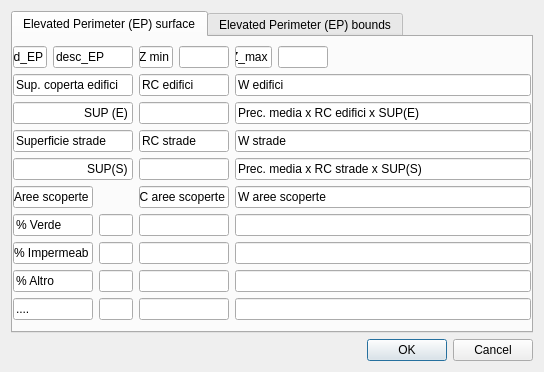
<?xml version="1.0" encoding="UTF-8"?>
<ui version="4.0">
 <class>Dialog</class>
 <widget class="QDialog" name="Dialog">
  <property name="geometry">
   <rect>
    <x>0</x>
    <y>0</y>
    <width>544</width>
    <height>360</height>
   </rect>
  </property>
  <property name="windowTitle">
   <string>Dialog</string>
  </property>
  <layout class="QVBoxLayout" name="verticalLayout_2">
   <item>
    <widget class="QTabWidget" name="tabWidget">
     <property name="currentIndex">
      <number>0</number>
     </property>
     <widget class="QWidget" name="tab">
      <attribute name="title">
       <string>Elevated Perimeter (EP) surface</string>
      </attribute>
      <layout class="QVBoxLayout" name="verticalLayout">
       <property name="leftMargin">
        <number>0</number>
       </property>
       <property name="topMargin">
        <number>9</number>
       </property>
       <property name="rightMargin">
        <number>0</number>
       </property>
       <item>
        <layout class="QGridLayout" name="gridLayout_3">
         <item row="0" column="4">
          <widget class="QLineEdit" name="lineEdit_17">
           <property name="sizePolicy">
            <sizepolicy hsizetype="Fixed" vsizetype="Fixed">
             <horstretch>0</horstretch>
             <verstretch>0</verstretch>
            </sizepolicy>
           </property>
           <property name="minimumSize">
            <size>
             <width>37</width>
             <height>0</height>
            </size>
           </property>
           <property name="maximumSize">
            <size>
             <width>37</width>
             <height>16777215</height>
            </size>
           </property>
           <property name="text">
            <string>Z_max</string>
           </property>
           <property name="alignment">
            <set>Qt::AlignCenter</set>
           </property>
           <property name="readOnly">
            <bool>true</bool>
           </property>
          </widget>
         </item>
         <item row="0" column="2">
          <widget class="QLineEdit" name="lineEdit_15">
           <property name="sizePolicy">
            <sizepolicy hsizetype="Fixed" vsizetype="Fixed">
             <horstretch>0</horstretch>
             <verstretch>0</verstretch>
            </sizepolicy>
           </property>
           <property name="minimumSize">
            <size>
             <width>34</width>
             <height>0</height>
            </size>
           </property>
           <property name="maximumSize">
            <size>
             <width>34</width>
             <height>16777215</height>
            </size>
           </property>
           <property name="autoFillBackground">
            <bool>true</bool>
           </property>
           <property name="text">
            <string>Z min</string>
           </property>
           <property name="alignment">
            <set>Qt::AlignCenter</set>
           </property>
           <property name="readOnly">
            <bool>true</bool>
           </property>
          </widget>
         </item>
         <item row="0" column="1">
          <widget class="QLineEdit" name="lineEdit_18">
           <property name="sizePolicy">
            <sizepolicy hsizetype="Fixed" vsizetype="Fixed">
             <horstretch>0</horstretch>
             <verstretch>0</verstretch>
            </sizepolicy>
           </property>
           <property name="minimumSize">
            <size>
             <width>80</width>
             <height>0</height>
            </size>
           </property>
           <property name="maximumSize">
            <size>
             <width>80</width>
             <height>16777215</height>
            </size>
           </property>
           <property name="text">
            <string>desc_EP</string>
           </property>
           <property name="readOnly">
            <bool>true</bool>
           </property>
          </widget>
         </item>
         <item row="0" column="5">
          <widget class="QLineEdit" name="lineEdit_16">
           <property name="sizePolicy">
            <sizepolicy hsizetype="Fixed" vsizetype="Fixed">
             <horstretch>0</horstretch>
             <verstretch>0</verstretch>
            </sizepolicy>
           </property>
           <property name="minimumSize">
            <size>
             <width>50</width>
             <height>0</height>
            </size>
           </property>
           <property name="maximumSize">
            <size>
             <width>50</width>
             <height>16777215</height>
            </size>
           </property>
          </widget>
         </item>
         <item row="0" column="3">
          <widget class="QLineEdit" name="lineEdit_14">
           <property name="sizePolicy">
            <sizepolicy hsizetype="Fixed" vsizetype="Fixed">
             <horstretch>0</horstretch>
             <verstretch>0</verstretch>
            </sizepolicy>
           </property>
           <property name="minimumSize">
            <size>
             <width>50</width>
             <height>0</height>
            </size>
           </property>
           <property name="maximumSize">
            <size>
             <width>50</width>
             <height>16777215</height>
            </size>
           </property>
          </widget>
         </item>
         <item row="0" column="0">
          <widget class="QLineEdit" name="ID_EP">
           <property name="sizePolicy">
            <sizepolicy hsizetype="Fixed" vsizetype="Fixed">
             <horstretch>0</horstretch>
             <verstretch>0</verstretch>
            </sizepolicy>
           </property>
           <property name="minimumSize">
            <size>
             <width>34</width>
             <height>0</height>
            </size>
           </property>
           <property name="maximumSize">
            <size>
             <width>34</width>
             <height>16777215</height>
            </size>
           </property>
           <property name="autoFillBackground">
            <bool>true</bool>
           </property>
           <property name="text">
            <string>id_EP</string>
           </property>
           <property name="readOnly">
            <bool>true</bool>
           </property>
          </widget>
         </item>
         <item row="0" column="6">
          <spacer name="horizontalSpacer">
           <property name="orientation">
            <enum>Qt::Horizontal</enum>
           </property>
           <property name="sizeHint" stdset="0">
            <size>
             <width>40</width>
             <height>20</height>
            </size>
           </property>
          </spacer>
         </item>
        </layout>
       </item>
       <item>
        <layout class="QGridLayout" name="gridLayout">
         <item row="1" column="0">
          <widget class="QLineEdit" name="lineEdit_3">
           <property name="sizePolicy">
            <sizepolicy hsizetype="Fixed" vsizetype="Fixed">
             <horstretch>0</horstretch>
             <verstretch>0</verstretch>
            </sizepolicy>
           </property>
           <property name="minimumSize">
            <size>
             <width>120</width>
             <height>0</height>
            </size>
           </property>
           <property name="maximumSize">
            <size>
             <width>120</width>
             <height>16777215</height>
            </size>
           </property>
           <property name="autoFillBackground">
            <bool>true</bool>
           </property>
           <property name="text">
            <string>SUP (E)</string>
           </property>
           <property name="alignment">
            <set>Qt::AlignRight|Qt::AlignTrailing|Qt::AlignVCenter</set>
           </property>
           <property name="readOnly">
            <bool>true</bool>
           </property>
          </widget>
         </item>
         <item row="0" column="1">
          <widget class="QLineEdit" name="lineEdit_2">
           <property name="sizePolicy">
            <sizepolicy hsizetype="Fixed" vsizetype="Fixed">
             <horstretch>0</horstretch>
             <verstretch>0</verstretch>
            </sizepolicy>
           </property>
           <property name="minimumSize">
            <size>
             <width>90</width>
             <height>0</height>
            </size>
           </property>
           <property name="maximumSize">
            <size>
             <width>90</width>
             <height>16777215</height>
            </size>
           </property>
           <property name="autoFillBackground">
            <bool>true</bool>
           </property>
           <property name="text">
            <string>RC edifici</string>
           </property>
           <property name="readOnly">
            <bool>true</bool>
           </property>
          </widget>
         </item>
         <item row="1" column="1">
          <widget class="QLineEdit" name="lineEdit_6">
           <property name="sizePolicy">
            <sizepolicy hsizetype="Fixed" vsizetype="Fixed">
             <horstretch>0</horstretch>
             <verstretch>0</verstretch>
            </sizepolicy>
           </property>
           <property name="minimumSize">
            <size>
             <width>90</width>
             <height>0</height>
            </size>
           </property>
           <property name="maximumSize">
            <size>
             <width>90</width>
             <height>16777215</height>
            </size>
           </property>
          </widget>
         </item>
         <item row="0" column="2">
          <widget class="QLineEdit" name="lineEdit_4">
           <property name="autoFillBackground">
            <bool>true</bool>
           </property>
           <property name="text">
            <string>W edifici</string>
           </property>
           <property name="readOnly">
            <bool>true</bool>
           </property>
          </widget>
         </item>
         <item row="1" column="2">
          <widget class="QLineEdit" name="lineEdit_7">
           <property name="autoFillBackground">
            <bool>true</bool>
           </property>
           <property name="text">
            <string>Prec. media x RC edifici x SUP(E)</string>
           </property>
           <property name="readOnly">
            <bool>true</bool>
           </property>
          </widget>
         </item>
         <item row="0" column="0">
          <widget class="QLineEdit" name="lineEdit">
           <property name="sizePolicy">
            <sizepolicy hsizetype="Fixed" vsizetype="Fixed">
             <horstretch>0</horstretch>
             <verstretch>0</verstretch>
            </sizepolicy>
           </property>
           <property name="minimumSize">
            <size>
             <width>120</width>
             <height>0</height>
            </size>
           </property>
           <property name="maximumSize">
            <size>
             <width>120</width>
             <height>16777215</height>
            </size>
           </property>
           <property name="autoFillBackground">
            <bool>true</bool>
           </property>
           <property name="text">
            <string>Sup. coperta edifici</string>
           </property>
           <property name="readOnly">
            <bool>true</bool>
           </property>
          </widget>
         </item>
        </layout>
       </item>
       <item>
        <layout class="QGridLayout" name="gridLayout_2">
         <item row="1" column="0">
          <widget class="QLineEdit" name="lineEdit_5">
           <property name="sizePolicy">
            <sizepolicy hsizetype="Fixed" vsizetype="Fixed">
             <horstretch>0</horstretch>
             <verstretch>0</verstretch>
            </sizepolicy>
           </property>
           <property name="minimumSize">
            <size>
             <width>120</width>
             <height>0</height>
            </size>
           </property>
           <property name="maximumSize">
            <size>
             <width>120</width>
             <height>16777215</height>
            </size>
           </property>
           <property name="autoFillBackground">
            <bool>true</bool>
           </property>
           <property name="text">
            <string>SUP(S)</string>
           </property>
           <property name="alignment">
            <set>Qt::AlignRight|Qt::AlignTrailing|Qt::AlignVCenter</set>
           </property>
           <property name="readOnly">
            <bool>true</bool>
           </property>
          </widget>
         </item>
         <item row="0" column="1">
          <widget class="QLineEdit" name="lineEdit_8">
           <property name="sizePolicy">
            <sizepolicy hsizetype="Fixed" vsizetype="Fixed">
             <horstretch>0</horstretch>
             <verstretch>0</verstretch>
            </sizepolicy>
           </property>
           <property name="minimumSize">
            <size>
             <width>90</width>
             <height>0</height>
            </size>
           </property>
           <property name="maximumSize">
            <size>
             <width>90</width>
             <height>16777215</height>
            </size>
           </property>
           <property name="autoFillBackground">
            <bool>true</bool>
           </property>
           <property name="text">
            <string>RC strade</string>
           </property>
           <property name="readOnly">
            <bool>true</bool>
           </property>
          </widget>
         </item>
         <item row="1" column="1">
          <widget class="QLineEdit" name="lineEdit_9">
           <property name="sizePolicy">
            <sizepolicy hsizetype="Fixed" vsizetype="Fixed">
             <horstretch>0</horstretch>
             <verstretch>0</verstretch>
            </sizepolicy>
           </property>
           <property name="minimumSize">
            <size>
             <width>90</width>
             <height>0</height>
            </size>
           </property>
           <property name="maximumSize">
            <size>
             <width>90</width>
             <height>16777215</height>
            </size>
           </property>
          </widget>
         </item>
         <item row="0" column="2">
          <widget class="QLineEdit" name="lineEdit_10">
           <property name="autoFillBackground">
            <bool>true</bool>
           </property>
           <property name="text">
            <string>W strade</string>
           </property>
           <property name="readOnly">
            <bool>true</bool>
           </property>
          </widget>
         </item>
         <item row="1" column="2">
          <widget class="QLineEdit" name="lineEdit_11">
           <property name="autoFillBackground">
            <bool>true</bool>
           </property>
           <property name="text">
            <string>Prec. media x RC strade x SUP(S)</string>
           </property>
           <property name="readOnly">
            <bool>true</bool>
           </property>
          </widget>
         </item>
         <item row="0" column="0">
          <widget class="QLineEdit" name="lineEdit_12">
           <property name="sizePolicy">
            <sizepolicy hsizetype="Fixed" vsizetype="Fixed">
             <horstretch>0</horstretch>
             <verstretch>0</verstretch>
            </sizepolicy>
           </property>
           <property name="minimumSize">
            <size>
             <width>120</width>
             <height>0</height>
            </size>
           </property>
           <property name="maximumSize">
            <size>
             <width>120</width>
             <height>16777215</height>
            </size>
           </property>
           <property name="autoFillBackground">
            <bool>true</bool>
           </property>
           <property name="text">
            <string>Superficie strade</string>
           </property>
           <property name="readOnly">
            <bool>true</bool>
           </property>
          </widget>
         </item>
        </layout>
       </item>
       <item>
        <layout class="QGridLayout" name="gridLayout_4">
         <item row="3" column="1">
          <widget class="QLineEdit" name="lineEdit_33">
           <property name="sizePolicy">
            <sizepolicy hsizetype="Fixed" vsizetype="Fixed">
             <horstretch>0</horstretch>
             <verstretch>0</verstretch>
            </sizepolicy>
           </property>
           <property name="minimumSize">
            <size>
             <width>34</width>
             <height>0</height>
            </size>
           </property>
           <property name="maximumSize">
            <size>
             <width>34</width>
             <height>16777215</height>
            </size>
           </property>
          </widget>
         </item>
         <item row="0" column="2">
          <widget class="QLineEdit" name="lineEdit_20">
           <property name="sizePolicy">
            <sizepolicy hsizetype="Fixed" vsizetype="Fixed">
             <horstretch>0</horstretch>
             <verstretch>0</verstretch>
            </sizepolicy>
           </property>
           <property name="minimumSize">
            <size>
             <width>90</width>
             <height>0</height>
            </size>
           </property>
           <property name="maximumSize">
            <size>
             <width>90</width>
             <height>16777215</height>
            </size>
           </property>
           <property name="text">
            <string>RC aree scoperte</string>
           </property>
          </widget>
         </item>
         <item row="1" column="0">
          <widget class="QLineEdit" name="lineEdit_19">
           <property name="enabled">
            <bool>true</bool>
           </property>
           <property name="sizePolicy">
            <sizepolicy hsizetype="Fixed" vsizetype="Fixed">
             <horstretch>0</horstretch>
             <verstretch>0</verstretch>
            </sizepolicy>
           </property>
           <property name="minimumSize">
            <size>
             <width>80</width>
             <height>0</height>
            </size>
           </property>
           <property name="maximumSize">
            <size>
             <width>80</width>
             <height>16777215</height>
            </size>
           </property>
           <property name="palette">
            <palette>
             <active>
              <colorrole role="Base">
               <brush brushstyle="SolidPattern">
                <color alpha="255">
                 <red>255</red>
                 <green>255</green>
                 <blue>255</blue>
                </color>
               </brush>
              </colorrole>
             </active>
             <inactive>
              <colorrole role="Base">
               <brush brushstyle="SolidPattern">
                <color alpha="255">
                 <red>255</red>
                 <green>255</green>
                 <blue>255</blue>
                </color>
               </brush>
              </colorrole>
             </inactive>
             <disabled>
              <colorrole role="Base">
               <brush brushstyle="SolidPattern">
                <color alpha="255">
                 <red>240</red>
                 <green>240</green>
                 <blue>240</blue>
                </color>
               </brush>
              </colorrole>
             </disabled>
            </palette>
           </property>
           <property name="text">
            <string>% Verde</string>
           </property>
           <property name="readOnly">
            <bool>true</bool>
           </property>
          </widget>
         </item>
         <item row="1" column="2">
          <widget class="QLineEdit" name="lineEdit_21">
           <property name="sizePolicy">
            <sizepolicy hsizetype="Fixed" vsizetype="Fixed">
             <horstretch>0</horstretch>
             <verstretch>0</verstretch>
            </sizepolicy>
           </property>
           <property name="minimumSize">
            <size>
             <width>90</width>
             <height>0</height>
            </size>
           </property>
           <property name="maximumSize">
            <size>
             <width>90</width>
             <height>16777215</height>
            </size>
           </property>
          </widget>
         </item>
         <item row="0" column="3">
          <widget class="QLineEdit" name="lineEdit_22">
           <property name="text">
            <string>W aree scoperte</string>
           </property>
          </widget>
         </item>
         <item row="0" column="0">
          <widget class="QLineEdit" name="lineEdit_24">
           <property name="sizePolicy">
            <sizepolicy hsizetype="Fixed" vsizetype="Fixed">
             <horstretch>0</horstretch>
             <verstretch>0</verstretch>
            </sizepolicy>
           </property>
           <property name="minimumSize">
            <size>
             <width>80</width>
             <height>0</height>
            </size>
           </property>
           <property name="maximumSize">
            <size>
             <width>80</width>
             <height>16777215</height>
            </size>
           </property>
           <property name="text">
            <string>Aree scoperte</string>
           </property>
           <property name="readOnly">
            <bool>true</bool>
           </property>
          </widget>
         </item>
         <item row="1" column="3">
          <widget class="QLineEdit" name="lineEdit_23"/>
         </item>
         <item row="3" column="0">
          <widget class="QLineEdit" name="lineEdit_34">
           <property name="sizePolicy">
            <sizepolicy hsizetype="Fixed" vsizetype="Fixed">
             <horstretch>0</horstretch>
             <verstretch>0</verstretch>
            </sizepolicy>
           </property>
           <property name="minimumSize">
            <size>
             <width>80</width>
             <height>0</height>
            </size>
           </property>
           <property name="maximumSize">
            <size>
             <width>80</width>
             <height>16777215</height>
            </size>
           </property>
           <property name="text">
            <string>% Altro</string>
           </property>
           <property name="readOnly">
            <bool>true</bool>
           </property>
          </widget>
         </item>
         <item row="3" column="2">
          <widget class="QLineEdit" name="lineEdit_31">
           <property name="sizePolicy">
            <sizepolicy hsizetype="Fixed" vsizetype="Fixed">
             <horstretch>0</horstretch>
             <verstretch>0</verstretch>
            </sizepolicy>
           </property>
           <property name="minimumSize">
            <size>
             <width>90</width>
             <height>0</height>
            </size>
           </property>
           <property name="maximumSize">
            <size>
             <width>90</width>
             <height>16777215</height>
            </size>
           </property>
          </widget>
         </item>
         <item row="3" column="3">
          <widget class="QLineEdit" name="lineEdit_32"/>
         </item>
         <item row="2" column="0">
          <widget class="QLineEdit" name="lineEdit_30">
           <property name="sizePolicy">
            <sizepolicy hsizetype="Fixed" vsizetype="Fixed">
             <horstretch>0</horstretch>
             <verstretch>0</verstretch>
            </sizepolicy>
           </property>
           <property name="minimumSize">
            <size>
             <width>80</width>
             <height>0</height>
            </size>
           </property>
           <property name="maximumSize">
            <size>
             <width>80</width>
             <height>16777215</height>
            </size>
           </property>
           <property name="text">
            <string>% Impermeab</string>
           </property>
           <property name="readOnly">
            <bool>true</bool>
           </property>
          </widget>
         </item>
         <item row="2" column="1">
          <widget class="QLineEdit" name="lineEdit_29">
           <property name="sizePolicy">
            <sizepolicy hsizetype="Fixed" vsizetype="Fixed">
             <horstretch>0</horstretch>
             <verstretch>0</verstretch>
            </sizepolicy>
           </property>
           <property name="minimumSize">
            <size>
             <width>34</width>
             <height>0</height>
            </size>
           </property>
           <property name="maximumSize">
            <size>
             <width>34</width>
             <height>16777215</height>
            </size>
           </property>
          </widget>
         </item>
         <item row="2" column="3">
          <widget class="QLineEdit" name="lineEdit_28"/>
         </item>
         <item row="1" column="1">
          <widget class="QLineEdit" name="lineEdit_25">
           <property name="sizePolicy">
            <sizepolicy hsizetype="Fixed" vsizetype="Fixed">
             <horstretch>0</horstretch>
             <verstretch>0</verstretch>
            </sizepolicy>
           </property>
           <property name="minimumSize">
            <size>
             <width>34</width>
             <height>0</height>
            </size>
           </property>
           <property name="maximumSize">
            <size>
             <width>34</width>
             <height>16777215</height>
            </size>
           </property>
          </widget>
         </item>
         <item row="2" column="2">
          <widget class="QLineEdit" name="lineEdit_27">
           <property name="sizePolicy">
            <sizepolicy hsizetype="Fixed" vsizetype="Fixed">
             <horstretch>0</horstretch>
             <verstretch>0</verstretch>
            </sizepolicy>
           </property>
           <property name="minimumSize">
            <size>
             <width>90</width>
             <height>0</height>
            </size>
           </property>
           <property name="maximumSize">
            <size>
             <width>90</width>
             <height>16777215</height>
            </size>
           </property>
          </widget>
         </item>
         <item row="4" column="0">
          <widget class="QLineEdit" name="lineEdit_38">
           <property name="sizePolicy">
            <sizepolicy hsizetype="Fixed" vsizetype="Fixed">
             <horstretch>0</horstretch>
             <verstretch>0</verstretch>
            </sizepolicy>
           </property>
           <property name="minimumSize">
            <size>
             <width>80</width>
             <height>0</height>
            </size>
           </property>
           <property name="maximumSize">
            <size>
             <width>80</width>
             <height>16777215</height>
            </size>
           </property>
           <property name="text">
            <string>....</string>
           </property>
          </widget>
         </item>
         <item row="4" column="1">
          <widget class="QLineEdit" name="lineEdit_37">
           <property name="sizePolicy">
            <sizepolicy hsizetype="Fixed" vsizetype="Fixed">
             <horstretch>0</horstretch>
             <verstretch>0</verstretch>
            </sizepolicy>
           </property>
           <property name="minimumSize">
            <size>
             <width>34</width>
             <height>0</height>
            </size>
           </property>
           <property name="maximumSize">
            <size>
             <width>34</width>
             <height>16777215</height>
            </size>
           </property>
          </widget>
         </item>
         <item row="4" column="2">
          <widget class="QLineEdit" name="lineEdit_35">
           <property name="sizePolicy">
            <sizepolicy hsizetype="Fixed" vsizetype="Fixed">
             <horstretch>0</horstretch>
             <verstretch>0</verstretch>
            </sizepolicy>
           </property>
           <property name="minimumSize">
            <size>
             <width>90</width>
             <height>0</height>
            </size>
           </property>
           <property name="maximumSize">
            <size>
             <width>90</width>
             <height>16777215</height>
            </size>
           </property>
          </widget>
         </item>
         <item row="4" column="3">
          <widget class="QLineEdit" name="lineEdit_36"/>
         </item>
        </layout>
       </item>
       <item>
        <spacer name="verticalSpacer">
         <property name="orientation">
          <enum>Qt::Vertical</enum>
         </property>
         <property name="sizeHint" stdset="0">
          <size>
           <width>20</width>
           <height>40</height>
          </size>
         </property>
        </spacer>
       </item>
      </layout>
     </widget>
     <widget class="QWidget" name="tab_2">
      <attribute name="title">
       <string>Elevated Perimeter (EP) bounds</string>
      </attribute>
      <layout class="QVBoxLayout" name="verticalLayout_3">
       <item>
        <widget class="QTableWidget" name="tableWidget">
         <attribute name="verticalHeaderVisible">
          <bool>false</bool>
         </attribute>
         <row>
          <property name="text">
           <string>1</string>
          </property>
         </row>
         <row>
          <property name="text">
           <string>2</string>
          </property>
         </row>
         <row>
          <property name="text">
           <string>3</string>
          </property>
         </row>
         <row>
          <property name="text">
           <string>4</string>
          </property>
         </row>
         <row>
          <property name="text">
           <string>5</string>
          </property>
         </row>
         <row>
          <property name="text">
           <string>6</string>
          </property>
         </row>
         <row>
          <property name="text">
           <string>7</string>
          </property>
         </row>
         <column>
          <property name="text">
           <string>ID_LEP</string>
          </property>
         </column>
         <column>
          <property name="text">
           <string>MP</string>
          </property>
         </column>
         <column>
          <property name="text">
           <string>MP_SEG_U</string>
          </property>
         </column>
         <column>
          <property name="text">
           <string>BH</string>
          </property>
         </column>
         <column>
          <property name="text">
           <string>Lenght</string>
          </property>
         </column>
         <column>
          <property name="text">
           <string>Typ_LEP</string>
          </property>
         </column>
         <column>
          <property name="text">
           <string>Cost</string>
          </property>
         </column>
         <column>
          <property name="text">
           <string>ID_utente</string>
          </property>
         </column>
         <column>
          <property name="text">
           <string>Data_cr</string>
          </property>
         </column>
         <column>
          <property name="text">
           <string>Data_mod</string>
          </property>
         </column>
        </widget>
       </item>
      </layout>
     </widget>
    </widget>
   </item>
   <item>
    <widget class="QDialogButtonBox" name="buttonBox">
     <property name="orientation">
      <enum>Qt::Horizontal</enum>
     </property>
     <property name="standardButtons">
      <set>QDialogButtonBox::Cancel|QDialogButtonBox::Ok</set>
     </property>
    </widget>
   </item>
  </layout>
 </widget>
 <resources/>
 <connections>
  <connection>
   <sender>buttonBox</sender>
   <signal>accepted()</signal>
   <receiver>Dialog</receiver>
   <slot>accept()</slot>
   <hints>
    <hint type="sourcelabel">
     <x>248</x>
     <y>254</y>
    </hint>
    <hint type="destinationlabel">
     <x>157</x>
     <y>274</y>
    </hint>
   </hints>
  </connection>
  <connection>
   <sender>buttonBox</sender>
   <signal>rejected()</signal>
   <receiver>Dialog</receiver>
   <slot>reject()</slot>
   <hints>
    <hint type="sourcelabel">
     <x>316</x>
     <y>260</y>
    </hint>
    <hint type="destinationlabel">
     <x>286</x>
     <y>274</y>
    </hint>
   </hints>
  </connection>
 </connections>
</ui>
